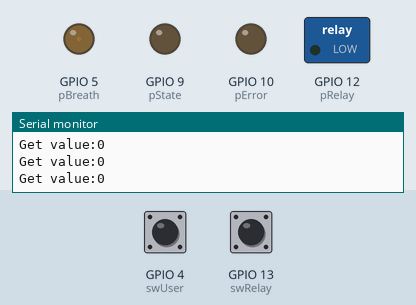
Recording of a sketch running on a simulated ESP8266 (NodeMCU). On the bench: switched loads named in the sketch (green lamp = pin HIGH), output pins drawn as LEDs (lit = HIGH), the last lines printed to the serial monitor. Inputs (shaded band) come from the test bench; at power-on: GPIO 4 (swUser) HIGH, GPIO 13 (swRelay) HIGH. WiFi joins after 1.5 s; servers stay silent unless stated; uploads are accepted with an empty reply.

Above: at 2.5 s.
2.6 s: GPIO 4 (swUser) pulled LOW for 0.15 s
At 3.15 s:
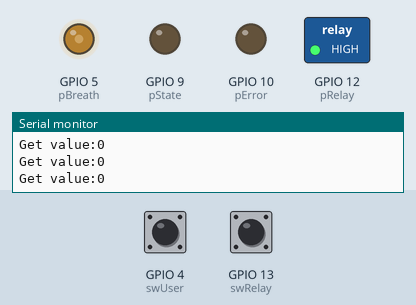
5.6 s: GPIO 13 (swRelay) pulled LOW for 0.15 s
At 5.85 s:
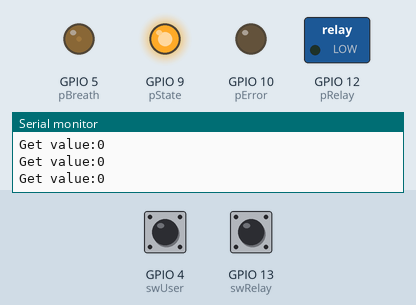
8.6 s: GPIO 13 (swRelay) pulled LOW for 1 s
At 10.31 s:
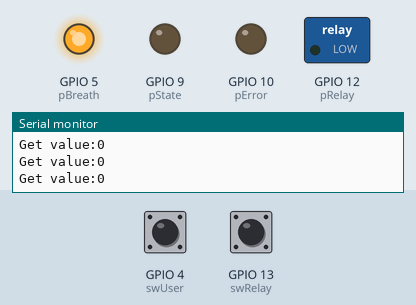
11.6 s: GPIO 13 (swRelay) pulled LOW for 3.2 s
At 13.6 s:
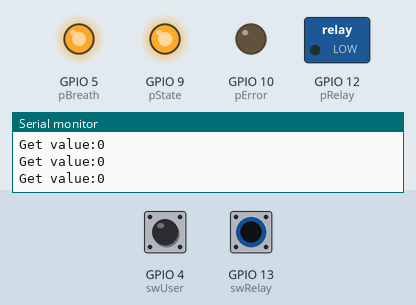
16.3 s: GPIO 4 (swUser) pulled LOW for 1 s
At 16.95 s:
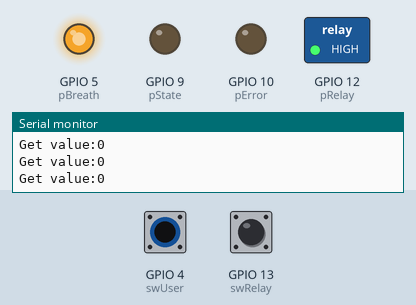
Timing chart, 0 to 20.3 s (numbered marks = the images above; inputs shaded):
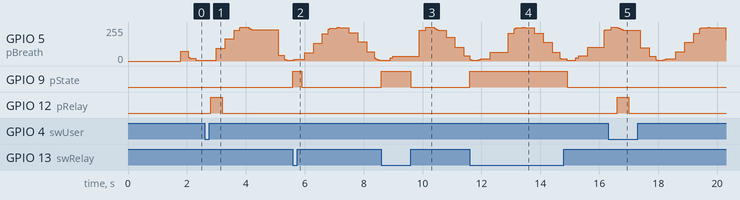

Measured:
- after the input at 2.6 s, GPIO 12 (pRelay): LOW → HIGH after 0.20 s, → LOW 0.40 s later
- after the input at 5.6 s, GPIO 9 (pState): LOW → HIGH at once, → LOW 0.30 s later
- after the input at 8.6 s, GPIO 9 (pState): LOW → HIGH at once, → LOW 1.0 s later
- after the input at 11.6 s, GPIO 9 (pState): LOW → HIGH at once, → LOW 3.3 s later
- after the input at 16.3 s, GPIO 12 (pRelay): LOW → HIGH after 0.31 s, → LOW 0.39 s later

The sketch:

dexinHome.ino
```cpp
#define REQ_CODE  "/****?****=****"
#define REQ_OFF   "/****?****=****"
#define REQ_ON    "/****?****=****"
#define HOST_IP   "**.**.**.**"

#define DEBUG_HTTP  false
#define noneReadSwithMs 600
#define pBreath   5
#define pState    9
#define pError    10
#define pRelay    12
#define Lightness A0
#define swUser    4
#define swRelay   13

#include <ESP8266WiFi.h>
#include <ESP8266WiFiMulti.h>
#include <ESP8266HTTPClient.h>

#include <ArduinoJson.h>

ESP8266WiFiMulti WiFiMulti;

unsigned long timeBgNoReadSw = 0;

void setup() {
  Serial.begin(115200);
  Serial.println();
  Serial.flush();

  pinMode(pBreath, OUTPUT);
  pinMode(pState, OUTPUT);
  pinMode(pError, OUTPUT);
  pinMode(pRelay, OUTPUT);

  pinMode(swUser, INPUT);
  pinMode(swRelay, INPUT);

  digitalWrite(pBreath, LOW);
  digitalWrite(pState, LOW);
  digitalWrite(pError, LOW);

  WiFiMulti.addAP("**********", "**********");
}

bool thisUserSwState = false;
bool lastUserSwState = true;
void loop() {
  if (millis() % 300 == 0) {
    if ((WiFiMulti.run() == WL_CONNECTED)) {
      HTTPClient http;
      http.begin(HOST_IP, 7001, REQ_CODE);
      int httpCode = http.GET();
      if (httpCode) {
        if (httpCode == 200) {
          String httpPayload = http.getString();
          DynamicJsonBuffer jsonBuffer;
          JsonObject& root = jsonBuffer.parseObject(httpPayload);
          int value = root[String("val")];

          Serial.print("Get value:");
          Serial.println(value);
          digitalWrite(pError, LOW);

          if (value >= 125)
            digitalWrite(pRelay, HIGH);
          else
            digitalWrite(pRelay, LOW);
        }
      }
      else
        digitalWrite(pError, HIGH);
    }
    else
      digitalWrite(pError, HIGH);
  }

  if (millis() % 10 == 0) {
    if (digitalRead(swRelay) == 0)
      digitalWrite(pState, HIGH);
    else
      digitalWrite(pState, LOW);

    thisUserSwState = digitalRead(swUser);
    //Serial.print(thisUserSwState);

    if (millis() - timeBgNoReadSw > noneReadSwithMs) {
      if (lastUserSwState != thisUserSwState)
      {
        if (thisUserSwState == false) {
          //Serial.println(",1");
          timeBgNoReadSw = millis();
          if ((WiFiMulti.run() == WL_CONNECTED)) {
            HTTPClient http;
            if (digitalRead(swRelay))
              http.begin(HOST_IP, 7001, REQ_ON);
            else
              http.begin(HOST_IP, 7001, REQ_OFF);
            int httpCode = http.GET();
            if (httpCode) {
              if (httpCode == 200) {
                String httpPayload = http.getString();
                Serial.println(httpPayload);
              }
            }
          }
          digitalWrite(pRelay, digitalRead(swRelay));//protect from unlink wi-fi
        }
      }
    }

    lastUserSwState = thisUserSwState;
    delay(1);
  }

  analogWrite(pBreath, 125 * sin(0.002 * millis()) + 130);
}
```
